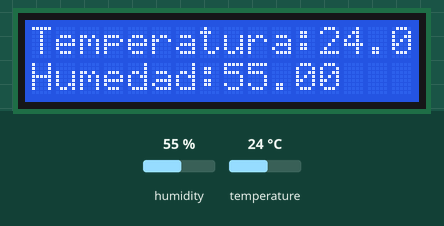
Bench run of a sketch on a simulated ESP32. On the bench: 16×2 character LCD. The test bench sets the inputs (shaded band); at power-on: humidity 55 %, temperature 24 °C.

Above: at 1.2 s.
1.3 s: humidity set to 22 %
At 6.7 s:
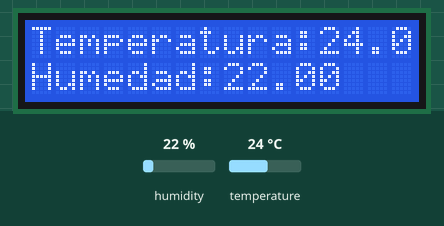
7.4 s: temperature set to 12 °C
At 11.4 s:
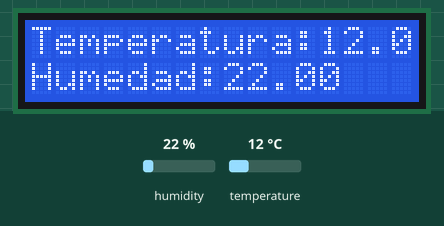
13.5 s: humidity set to 40 %
At 16.1 s:
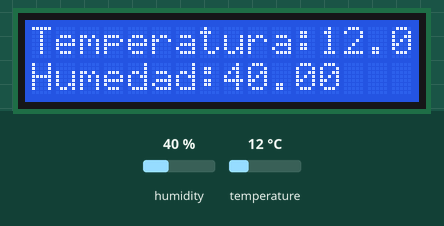
19.6 s: temperature set to 19 °C
At 22.0 s:
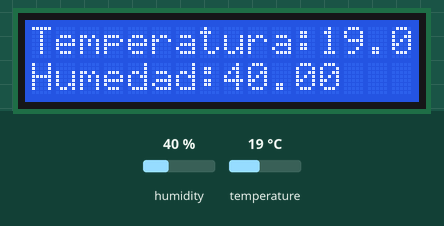
Timing chart, 0 to 23.5 s (numbered marks = the images above; inputs shaded):
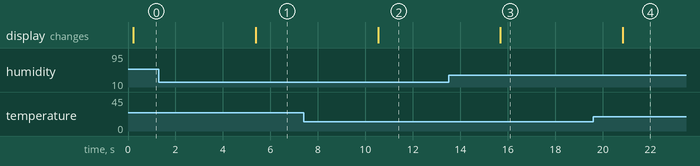

The sketch:

23_LCD_Temperature.ino
```cpp
#include <LiquidCrystal_I2C.h>
#include <Wire.h>
#include <DHT.h>

#define DHTPIN 18
#define DHTTYPE DHT11

#define SCL 15
#define SDA 13
#define ADDR 0x3F

//temperature
DHT dht(DHTPIN, DHTTYPE);
float temperature = 0.0;
float humidity = 0.0;

//handler
LiquidCrystal_I2C lcd(ADDR,16,2);


void setup() {
  Serial.begin(115200);
  Wire.begin(SDA,SCL);
  dht.begin();

  lcd.init();
  lcd.clear();
  lcd.backlight();
}

void loop() {


  temperature = dht.readTemperature();
  humidity = dht.readHumidity();
  delay(100);

  lcd.clear();
  lcd.setCursor(0,0);
  lcd.print("Temperatura:" + String(temperature));
  lcd.setCursor(0,1);
  lcd.print("Humedad:" + String(humidity));
  delay(5000);


}
```

Measured:
- after the input at 1.3 s, the display: changes after 4.1 s (image 1)
- after the input at 7.4 s, the display: changes after 3.1 s (image 2)
- after the input at 13.5 s, the display: changes after 2.2 s (image 3)
- after the input at 19.6 s, the display: changes after 1.2 s (image 4)
